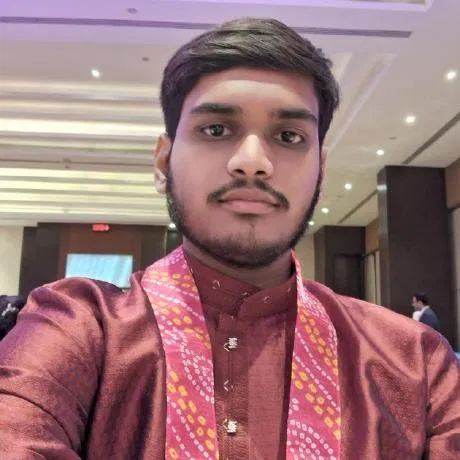
#> input picture photo.png, 460 x 460 px
$ python gen.py
#> lines starting #> are read from the running program, lines starting #| are printed output that depends on the picture; after the words box and inside, x2 and y2 are one past the last pixel; in counts of white or black regions, pixels touching at a corner belong together
import math
import random
import numpy as np
from PIL import Image, ImageEnhance, ImageFilter, ImageOps
import scipy.optimize

# --- PALETTE & CANVAS CONFIG ---
CANVAS_W, CANVAS_H = 1180, 610
PORTRAIT_W, PORTRAIT_H = 300, 340
PORTRAIT_X, PORTRAIT_Y = 45, 135

# Color Definitions
C_BG_DARK = "#0A101F"
C_UI_CHROME = "#10B981"
C_ACCENT_DARK = "#A78BFA"  # Portrait dark mode
C_ACCENT_LIGHT = "#7C3AED" # Portrait light mode
C_TRAVELLER = "#22D3EE"

def generate_dither(image_path, is_dark_mode=True):
    """Processes image, applies 1-bit dither, and handles dark-mode background segmentation."""
#> called with image_path = 'photo.png', is_dark_mode = True
    img = Image.open(image_path).convert("L")
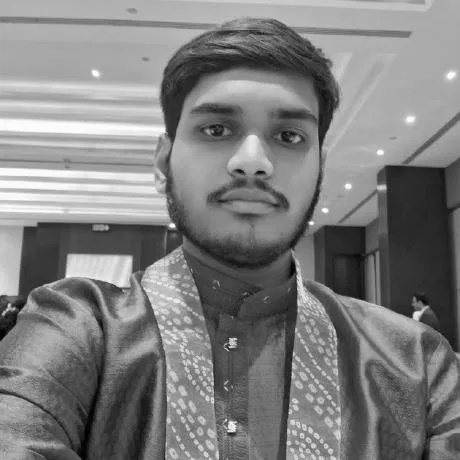
#> img: PIL image 460x460 L; min 1, max 254, mean 127

    # 1. Crop Head & Shoulders (300x340)
    w, h = img.size
#> w = 460; h = 460
    crop_box = (int(w * 0.15), int(h * 0.05), int(w * 0.85), int(h * 0.85))
#> crop_box = (69, 23, 391, 391)
    img = img.crop(crop_box).resize((PORTRAIT_W, PORTRAIT_H), Image.Resampling.LANCZOS)
#> img: PIL image 300x340 L

    # 2. Contrast & Unsharp Mask
    enhancer = ImageEnhance.Contrast(img)
    img = enhancer.enhance(1.3)
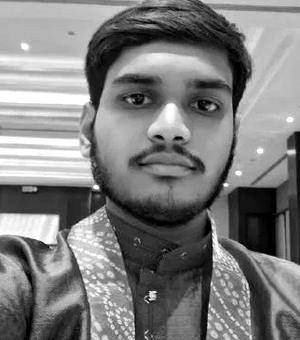
#> img: PIL image 300x340 L; min 0, max 255, mean 125.9
    img = img.filter(ImageFilter.UnsharpMask(radius=3, percent=140))
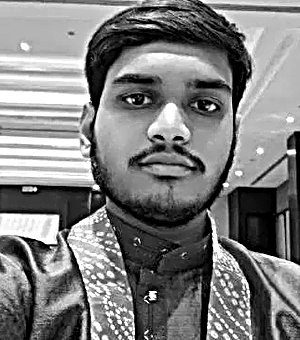
#> img: PIL image 300x340 L; min 0, max 255, mean 125.7

    arr = np.array(img, dtype=float)

    # 3. Segmentation for Dark Mode
    if is_dark_mode:
        # Simple thresholding/masking to keep subject only
        mask = arr > 45
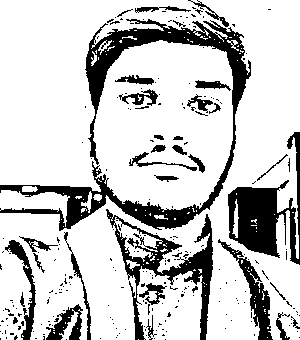
#> mask: shape (340, 300) bool; 79% white; 253 black regions (218 under 20 px), largest, box (x1, y1, x2, y2) and area: (0, 19, 251, 231) 8169, (228, 132, 300, 265) 3668, (106, 209, 213, 340) 3200
        arr[~mask] = 255.0  # Clear background
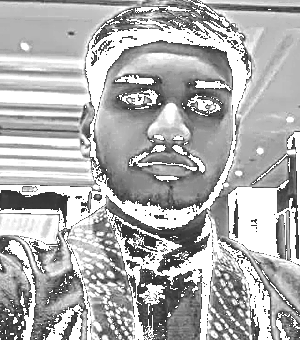
#> arr: shape (340, 300) float64; min 46, max 255, mean 175.7

    # 4. Floyd-Steinberg Dither (Serpentine Order)
    h_len, w_len = arr.shape
#> h_len = 340; w_len = 300
    dots = []

    for y in range(h_len):
        x_range = range(w_len) if y % 2 == 0 else range(w_len - 1, -1, -1)
        for x in x_range:
            old_val = arr[y, x]
            new_val = 0 if old_val < 128 else 255
            arr[y, x] = new_val
            error = old_val - new_val

            # Draw dot on dark pixels
            if new_val == 0:
                dots.append((x, y))

            # Distribute error
            if y % 2 == 0:
                if x + 1 < w_len: arr[y, x + 1] += error * 7 / 16
                if y + 1 < h_len:
                    if x > 0: arr[y + 1, x - 1] += error * 3 / 16
                    arr[y + 1, x] += error * 5 / 16
                    if x + 1 < w_len: arr[y + 1, x + 1] += error * 1 / 16
            else:
                if x - 1 >= 0: arr[y, x - 1] += error * 7 / 16
                if y + 1 < h_len:
                    if x + 1 < w_len: arr[y + 1, x + 1] += error * 3 / 16
                    arr[y + 1, x] += error * 5 / 16
                    if x - 1 >= 0: arr[y + 1, x - 1] += error * 1 / 16
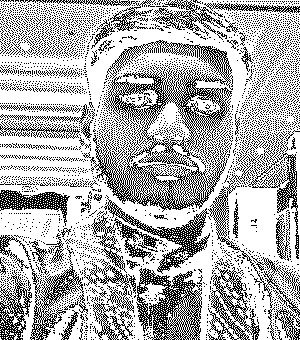
#> arr: shape (340, 300) float64; 68.9% white; black in thin lines or dots
#> after the loop, dots = 31741 items

    return dots

def build_svg(is_dark=True):
    accent_color = C_ACCENT_DARK if is_dark else C_ACCENT_LIGHT
    bg_color = C_BG_DARK if is_dark else "#F8FAFC"
    text_main = "#F3F4F6" if is_dark else "#0F172A"

    dots = generate_dither("photo.png", is_dark_mode=is_dark)
#> dots = 31741 items

    # Pre-grouping Noise (sigma ~4) to prevent blocky linear grid artifacts
    grouped_bands = [[] for _ in range(94)]
    for x, y in dots:
        noisy_y = y + random.gauss(0, 4)
        band_idx = int(np.clip((noisy_y / PORTRAIT_H) * 94, 0, 93))
        grouped_bands[band_idx].append((x, y))
#> this loop made 31741 passes
#> (x, noisy_y, band_idx) on passes 1 to 3: (0, 3.77, 1), (2, -5.59, 0), (3, -2.72, 0)

    svg_lines = []
    svg_lines.append(f'<svg xmlns="http://www.w3.org/2000/svg" viewBox="0 0 {CANVAS_W} {CANVAS_H}" width="{CANVAS_W}" height="{CANVAS_H}">')
    svg_lines.append(f'<rect width="100%" height="100%" fill="{bg_color}"/>')

    # Terminal UI Chrome
    svg_lines.append(f'<rect x="20" y="20" width="1140" height="570" rx="10" fill="none" stroke="{C_UI_CHROME}" stroke-width="2"/>')
    svg_lines.append(f'<text x="40" y="50" font-family="monospace" font-size="14" fill="{C_UI_CHROME}">VISUAL.MAP — profile.sh --live</text>')
    svg_lines.append(f'<line x1="20" y1="65" x2="1160" y2="65" stroke="{C_UI_CHROME}" stroke-width="1"/>')

    # Left Frame: Dithered Portrait
    svg_lines.append(f'<g transform="translate({PORTRAIT_X}, {PORTRAIT_Y})">')
    for b_idx, band in enumerate(grouped_bands):
        path_data = " ".join([f"M{x},{y}h1v1h-1z" for x, y in band])
        svg_lines.append(f'  <path d="{path_data}" fill="{accent_color}" shape-rendering="crispEdges">')
        # SMIL Drift animation loop
        svg_lines.append(f'    <animateTransform attributeName="transform" type="translate" values="0,0; 20,0; 0,0" keyTimes="0;0.5;1" dur="14.2s" repeatCount="indefinite"/>')
        svg_lines.append(f'  </path>')
#> after the loop, svg_lines = 288 items
    svg_lines.append('</g>')

    # Right Frame: Locked Layout System Info
    info_rows = [
        ("Subject", "Subhadip Patra"),
        ("Role", "AI/ML & Full-Stack Developer"),
        ("Origin", "Kolkata, India"),
        ("Education", "B.Tech Student"),
        ("Status", "Building + Learning + Shipping"),
        ("Core.Lang", "Python, JS, C, C++, HTML, CSS"),
        ("Core.Frontend", "React, Tailwind CSS"),
        ("Core.Backend", "Node.js, Express.js"),
        ("Core.Database", "MySQL, MongoDB"),
        ("Core.Infra", "Git, Firebase, GCP, Vercel"),
        ("Grid.Mail", "subhadippatra789@gmail.com"),
        ("Grid.LinkedIn", "subhadip-patra-004532325"),
        ("Grid.GitHub", "Subhadip6666")
    ]

    start_x, start_y = 520, 120
    row_height = 23

    # Pulse LIVE badge
    svg_lines.append(f'<circle cx="{start_x}" cy="{start_y - 20}" r="5" fill="#EF4444"><animate attributeName="opacity" values="1;0.2;1" dur="1.5s" repeatCount="indefinite"/></circle>')
    svg_lines.append(f'<text x="{start_x + 15}" y="{start_y - 16}" font-family="monospace" font-size="12" fill="#EF4444">LIVE</text>')

    # Pill Tag
    svg_lines.append(f'<rect x="{start_x + 60}" y="{start_y - 30}" width="140" height="20" rx="10" fill="{C_UI_CHROME}" opacity="0.2"/>')
    svg_lines.append(f'<text x="{start_x + 70}" y="{start_y - 16}" font-family="monospace" font-size="14" fill="{C_UI_CHROME}">@Subhadip6666</text>')

    for i, (label, val) in enumerate(info_rows):
        cy = start_y + (i * row_height)
        dots_count = max(2, 45 - len(label) - len(val))
        leader = "." * dots_count

        svg_lines.append(
            f'<text x="{start_x}" y="{cy}" font-family="monospace" font-size="14" fill="{C_UI_CHROME}" textLength="160" lengthAdjust="spacingAndGlyphs">{label}</text>'
        )
        svg_lines.append(
            f'<text x="{start_x + 170}" y="{cy}" font-family="monospace" font-size="14" fill="#4B5563">{leader}</text>'
        )
        svg_lines.append(
            f'<text x="{start_x + 350}" y="{cy}" font-family="monospace" font-size="14" fill="{text_main}" textLength="250" lengthAdjust="spacingAndGlyphs">{val}</text>'
        )
#> after the loop, svg_lines = 332 items

    svg_lines.append('</svg>')

    out_filename = "dark.svg" if is_dark else "light.svg"
    with open(out_filename, "w") as f:
        f.write("\n".join(svg_lines))

# Build both SVGs
build_svg(is_dark=True)
build_svg(is_dark=False)
#> call 2 of generate_dither, with image_path = 'photo.png', is_dark_mode = False
#> after the loop in generate_dither (call 2), `for y in range(h_len):`:
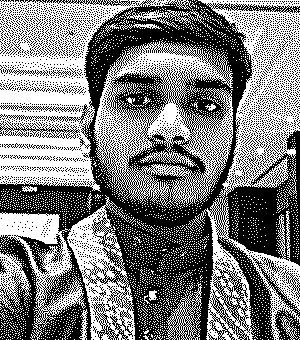
#> arr: shape (340, 300) float64; 49.3% white in thin lines or dots
#> after the loop in generate_dither (call 2), `for y in range(h_len):`: dots = 51717 items
#> the loop in build_svg (call 2), `for x, y in dots:` made 51717 passes
#> (x, noisy_y, band_idx) on passes 1 to 3: (0, -1.8, 0), (2, -4.2, 0), (3, -2.76, 0)
